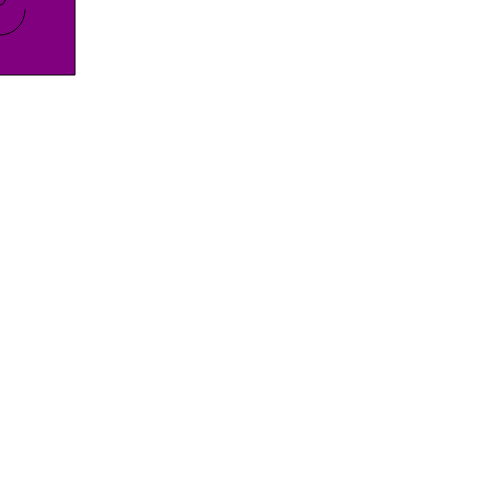
Frame 1 (no input)
Frame 60 (no input): identical to frame 1, image omitted
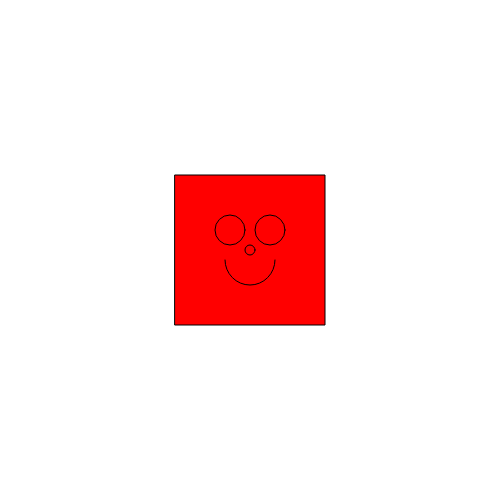
Frame 120 (the mouse pressed at the canvas centre since frame 60)

The p5.js sketch that drew these frames (run headless with seeded random() and noise() and a simulated clock; from frame 60 on, the mouse is pressed at the canvas centre):

// p5.js sketch
// ── sketch.js
var pointX = 0;
var pointY = 0;

var faceColor = "purple";

function setup() {
  // put setup code here
  createCanvas(500,500);
  pointX = width/2
  pointY = height/2
  //console.log("pointX " + pointX) + " pointY " + pointY );

}

function draw() {
  // put drawing code here
background("white");
pointX = mouseX
pointY = mouseY

//console.log("pointX " + pointX) + " pointY " + pointY );
fill(faceColor)
rect(pointX - 75,pointY - 75,150,150);
ellipse(pointX, pointY,10,10);//nose
ellipse(pointX + 20,pointY - 20,30,30);//right eye
ellipse(pointX - 20,pointY - 20,30,30);//left eye
arc(pointX,pointY + 10,50,50,0,PI);//mouth


}


function mousePressed(){
faceColor = "red";
}

function mouseReleased(){
faceColor = "purple";
}

function keyPressed(){
faceColor = "blue";
}
